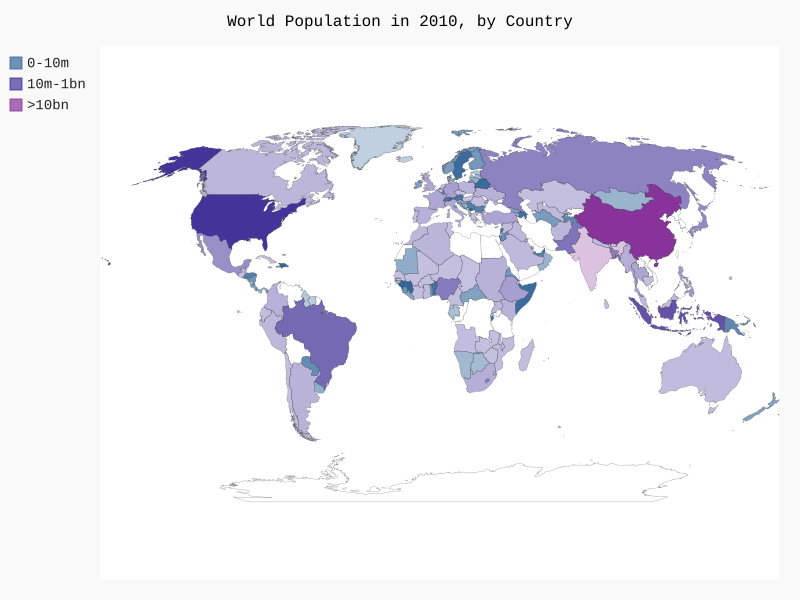

This chart was generated by the following Python code:
import json
import pygal
from pygal.style import RotateStyle
from country_code import get_country_code

# Store the data in a list.
filename = "/Users/YT/vscode/Downdoading Data/world_population/population_data.json"
with open(filename) as f:
    pop_data = json.load(f)

# Set a dictionary including populations.
cc_populations = {}
for pop_dict in pop_data:
    if pop_dict["Year"] == "2010":
        country = pop_dict["Country Name"]
        population = int(float(pop_dict["Value"]))
        code = get_country_code(country)
        if code:
            cc_populations[code] = population

# According to populations, divide countries into 3 groups.
cc_pops_1, cc_pops_2, cc_pops_3 = {}, {}, {}
for cc, pop in cc_populations.items():
    if pop < 10000000:
        cc_pops_1[cc] = pop
    elif pop < 1000000000:
        cc_pops_2[cc] = pop
    else:
        cc_pops_3[cc] = pop
print(len(cc_pops_1), len(cc_pops_2), len(cc_pops_3))
wm_style = RotateStyle("#336699")
wm = pygal.maps.world.World(style = wm_style)
wm.title = "World Population in 2010, by Country"
wm.add("0-10m", cc_pops_1)
wm.add("10m-1bn", cc_pops_2)
wm.add(">10bn", cc_pops_3)
wm.render_to_file("world_population.svg")
